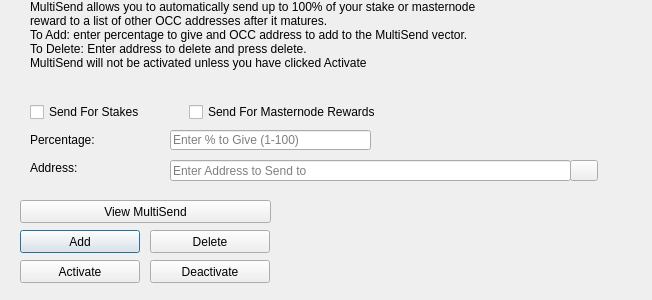
<?xml version="1.0" encoding="UTF-8"?>
<ui version="4.0">
 <class>MultiSendDialog</class>
 <widget class="QDialog" name="MultiSendDialog">
  <property name="windowModality">
   <enum>Qt::NonModal</enum>
  </property>
  <property name="geometry">
   <rect>
    <x>0</x>
    <y>0</y>
    <width>652</width>
    <height>300</height>
   </rect>
  </property>
  <property name="windowTitle">
   <string>MultiSend</string>
  </property>
  <widget class="QLineEdit" name="multiSendPercentEdit">
   <property name="geometry">
    <rect>
     <x>170</x>
     <y>130</y>
     <width>201</width>
     <height>20</height>
    </rect>
   </property>
   <property name="toolTip">
    <string>Enter whole numbers 1 - 100</string>
   </property>
   <property name="placeholderText">
    <string>Enter % to Give (1-100)</string>
   </property>
  </widget>
  <widget class="QLineEdit" name="multiSendAddressEdit">
   <property name="geometry">
    <rect>
     <x>170</x>
     <y>160</y>
     <width>401</width>
     <height>21</height>
    </rect>
   </property>
   <property name="toolTip">
    <string/>
   </property>
   <property name="placeholderText">
    <string>Enter Address to Send to</string>
   </property>
  </widget>
  <widget class="QLabel" name="label_2">
   <property name="geometry">
    <rect>
     <x>30</x>
     <y>0</y>
     <width>451</width>
     <height>121</height>
    </rect>
   </property>
   <property name="lineWidth">
    <number>1</number>
   </property>
   <property name="text">
    <string>MultiSend allows you to automatically send up to 100% of your stake or masternode reward to a list of other OCC addresses after it matures.
To Add: enter percentage to give and OCC address to add to the MultiSend vector.
To Delete: Enter address to delete and press delete.
MultiSend will not be activated unless you have clicked Activate</string>
   </property>
   <property name="alignment">
    <set>Qt::AlignLeading|Qt::AlignLeft|Qt::AlignTop</set>
   </property>
   <property name="wordWrap">
    <bool>true</bool>
   </property>
  </widget>
  <widget class="QLabel" name="message">
   <property name="geometry">
    <rect>
     <x>290</x>
     <y>200</y>
     <width>351</width>
     <height>91</height>
    </rect>
   </property>
   <property name="text">
    <string/>
   </property>
  </widget>
  <widget class="QPushButton" name="addButton">
   <property name="geometry">
    <rect>
     <x>20</x>
     <y>230</y>
     <width>120</width>
     <height>23</height>
    </rect>
   </property>
   <property name="toolTip">
    <string/>
   </property>
   <property name="statusTip">
    <string>Add to MultiSend Vector</string>
   </property>
   <property name="text">
    <string>Add</string>
   </property>
  </widget>
  <widget class="QPushButton" name="disableButton">
   <property name="geometry">
    <rect>
     <x>150</x>
     <y>260</y>
     <width>120</width>
     <height>23</height>
    </rect>
   </property>
   <property name="statusTip">
    <string>Deactivate MultiSend</string>
   </property>
   <property name="text">
    <string>Deactivate</string>
   </property>
  </widget>
  <widget class="QPushButton" name="addressBookButton">
   <property name="geometry">
    <rect>
     <x>570</x>
     <y>160</y>
     <width>28</width>
     <height>21</height>
    </rect>
   </property>
   <property name="toolTip">
    <string>Choose an address from the address book</string>
   </property>
   <property name="text">
    <string/>
   </property>
   <property name="icon">
    <iconset resource="../onecommacoin.qrc">
     <normaloff>:/icons/address-book</normaloff>:/icons/address-book</iconset>
   </property>
   <property name="shortcut">
    <string>Alt+A</string>
   </property>
   <property name="autoDefault">
    <bool>false</bool>
   </property>
  </widget>
  <widget class="QLabel" name="label">
   <property name="geometry">
    <rect>
     <x>30</x>
     <y>130</y>
     <width>121</width>
     <height>20</height>
    </rect>
   </property>
   <property name="toolTip">
    <string>Percentage of stake to send</string>
   </property>
   <property name="text">
    <string>Percentage:</string>
   </property>
  </widget>
  <widget class="QLabel" name="label_5">
   <property name="geometry">
    <rect>
     <x>30</x>
     <y>160</y>
     <width>111</width>
     <height>16</height>
    </rect>
   </property>
   <property name="toolTip">
    <string>Address to send portion of stake to</string>
   </property>
   <property name="text">
    <string>Address:</string>
   </property>
  </widget>
  <widget class="QPushButton" name="deleteButton">
   <property name="geometry">
    <rect>
     <x>150</x>
     <y>230</y>
     <width>120</width>
     <height>23</height>
    </rect>
   </property>
   <property name="toolTip">
    <string/>
   </property>
   <property name="statusTip">
    <string>Delete Address From MultiSend Vector</string>
   </property>
   <property name="text">
    <string>Delete</string>
   </property>
  </widget>
  <widget class="QPushButton" name="activateButton">
   <property name="geometry">
    <rect>
     <x>20</x>
     <y>260</y>
     <width>120</width>
     <height>23</height>
    </rect>
   </property>
   <property name="statusTip">
    <string>Activate MultiSend</string>
   </property>
   <property name="text">
    <string>Activate</string>
   </property>
  </widget>
  <widget class="QPushButton" name="viewButton">
   <property name="geometry">
    <rect>
     <x>20</x>
     <y>200</y>
     <width>251</width>
     <height>23</height>
    </rect>
   </property>
   <property name="toolTip">
    <string/>
   </property>
   <property name="statusTip">
    <string>View MultiSend Vector</string>
   </property>
   <property name="text">
    <string>View MultiSend</string>
   </property>
  </widget>
  <widget class="QWidget" name="horizontalLayoutWidget">
   <property name="geometry">
    <rect>
     <x>30</x>
     <y>100</y>
     <width>351</width>
     <height>24</height>
    </rect>
   </property>
   <layout class="QHBoxLayout" name="horizontalLayout">
    <item>
     <widget class="QCheckBox" name="multiSendStakeCheckBox">
      <property name="text">
       <string>Send For Stakes</string>
      </property>
     </widget>
    </item>
    <item>
     <widget class="QCheckBox" name="multiSendMasternodeCheckBox">
      <property name="text">
       <string>Send For Masternode Rewards</string>
      </property>
     </widget>
    </item>
   </layout>
  </widget>
 </widget>
 <resources>
  <include location="../onecommacoin.qrc"/>
 </resources>
 <connections/>
</ui>
